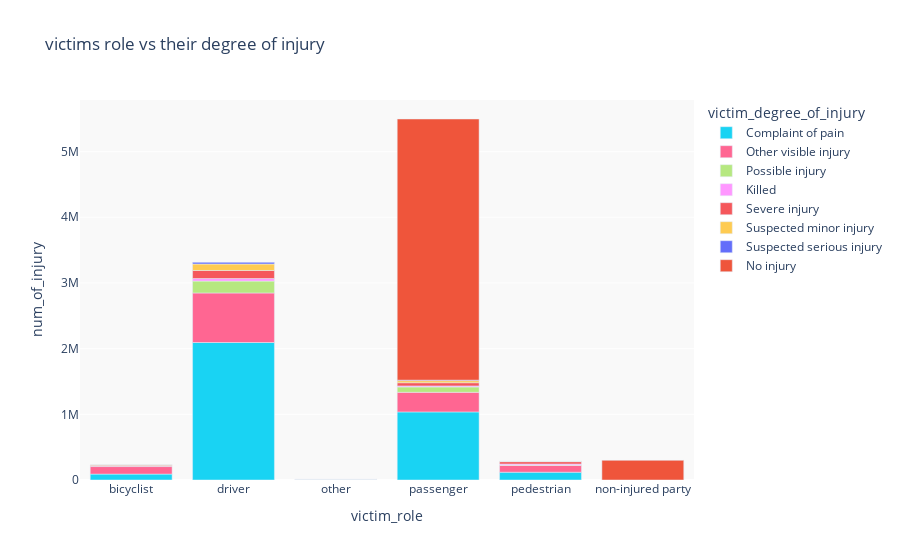

The code cell stored with this chart in its notebook:
### Code cell
figure = px.bar(
    table, 
    x = 'victim_role', 
    y = 'num_of_injury', 
    color = 'victim_degree_of_injury', 
    title = 'victims role vs their degree of injury', 
    color_discrete_map = plot_dictcolor)

figure.update_layout(plot_bgcolor = plot_bgcolor)
figure.show()

### Figure 1 — Plotly figure (JSON) as saved in the notebook; plotly's stock layout.template omitted (floating-point values rounded to 4 significant figures)
{"data": [{"alignmentgroup": "True", "hovertemplate": "victim_degree_of_injury=Complaint of pain<br>victim_role=%{x}<br>num_of_injury=%{y}<extra></extra>", "legendgroup": "Complaint of pain", "marker": {"color": "#19d3f3", "pattern": {"shape": ""}}, "name": "Complaint of pain", "offsetgroup": "Complaint of pain", "orientation": "v", "showlegend": true, "textposition": "auto", "type": "bar", "x": [null, "bicyclist", "driver", "other", "passenger", "pedestrian"], "xaxis": "x", "y": [11, 89859, 2093378, 4872, 1036655, 118881], "yaxis": "y"}, {"alignmentgroup": "True", "hovertemplate": "victim_degree_of_injury=Other visible injury<br>victim_role=%{x}<br>num_of_injury=%{y}<extra></extra>", "legendgroup": "Other visible injury", "marker": {"color": "#FF6692", "pattern": {"shape": ""}}, "name": "Other visible injury", "offsetgroup": "Other visible injury", "orientation": "v", "showlegend": true, "textposition": "auto", "type": "bar", "x": [null, "bicyclist", "driver", "other", "passenger", "pedestrian"], "xaxis": "x", "y": [1, 114929, 754103, 3235, 298298, 106217], "yaxis": "y"}, {"alignmentgroup": "True", "hovertemplate": "victim_degree_of_injury=Possible injury<br>victim_role=%{x}<br>num_of_injury=%{y}<extra></extra>", "legendgroup": "Possible injury", "marker": {"color": "#B6E880", "pattern": {"shape": ""}}, "name": "Possible injury", "offsetgroup": "Possible injury", "orientation": "v", "showlegend": true, "textposition": "auto", "type": "bar", "x": [null, "bicyclist", "driver", "other", "passenger", "pedestrian"], "xaxis": "x", "y": [1, 2176, 181071, 256, 82253, 2933], "yaxis": "y"}, {"alignmentgroup": "True", "hovertemplate": "victim_degree_of_injury=Killed<br>victim_role=%{x}<br>num_of_injury=%{y}<extra></extra>", "legendgroup": "Killed", "marker": {"color": "#FF97FF", "pattern": {"shape": ""}}, "name": "Killed", "offsetgroup": "Killed", "orientation": "v", "showlegend": true, "textposition": "auto", "type": "bar", "x": ["bicyclist", "driver", "other", "passenger", "pedestrian"], "xaxis": "x", "y": [2787, 39038, 182, 15374, 15625], "yaxis": "y"}, {"alignmentgroup": "True", "hovertemplate": "victim_degree_of_injury=Severe injury<br>victim_role=%{x}<br>num_of_injury=%{y}<extra></extra>", "legendgroup": "Severe injury", "marker": {"color": "rgb(245,87,91)", "pattern": {"shape": ""}}, "name": "Severe injury", "offsetgroup": "Severe injury", "orientation": "v", "showlegend": true, "textposition": "auto", "type": "bar", "x": ["bicyclist", "driver", "other", "passenger", "pedestrian"], "xaxis": "x", "y": [16341, 122602, 755, 48431, 35472], "yaxis": "y"}, {"alignmentgroup": "True", "hovertemplate": "victim_degree_of_injury=Suspected minor injury<br>victim_role=%{x}<br>num_of_injury=%{y}<extra></extra>", "legendgroup": "Suspected minor injury", "marker": {"color": "#FECB52", "pattern": {"shape": ""}}, "name": "Suspected minor injury", "offsetgroup": "Suspected minor injury", "orientation": "v", "showlegend": true, "textposition": "auto", "type": "bar", "x": ["bicyclist", "driver", "other", "passenger", "pedestrian"], "xaxis": "x", "y": [5073, 98302, 358, 31719, 4986], "yaxis": "y"}, {"alignmentgroup": "True", "hovertemplate": "victim_degree_of_injury=Suspected serious injury<br>victim_role=%{x}<br>num_of_injury=%{y}<extra></extra>", "legendgroup": "Suspected serious injury", "marker": {"color": "#636efa", "pattern": {"shape": ""}}, "name": "Suspected serious injury", "offsetgroup": "Suspected serious injury", "orientation": "v", "showlegend": true, "textposition": "auto", "type": "bar", "x": ["bicyclist", "driver", "other", "passenger", "pedestrian"], "xaxis": "x", "y": [1552, 25383, 111, 7515, 2938], "yaxis": "y"}, {"alignmentgroup": "True", "hovertemplate": "victim_degree_of_injury=No injury<br>victim_role=%{x}<br>num_of_injury=%{y}<extra></extra>", "legendgroup": "No injury", "marker": {"color": "#EF553B", "pattern": {"shape": ""}}, "name": "No injury", "offsetgroup": "No injury", "orientation": "v", "showlegend": true, "textposition": "auto", "type": "bar", "x": ["non-injured party", "passenger"], "xaxis": "x", "y": [299496, 3976165], "yaxis": "y"}], "layout": {"barmode": "relative", "legend": {"title": {"text": "victim_degree_of_injury"}, "tracegroupgap": 0}, "plot_bgcolor": "rgb(249,249,249)", "title": {"text": "victims role vs their degree of injury"}, "xaxis": {"anchor": "y", "domain": [0, 1], "title": {"text": "victim_role"}}, "yaxis": {"anchor": "x", "domain": [0, 1], "title": {"text": "num_of_injury"}}}}
